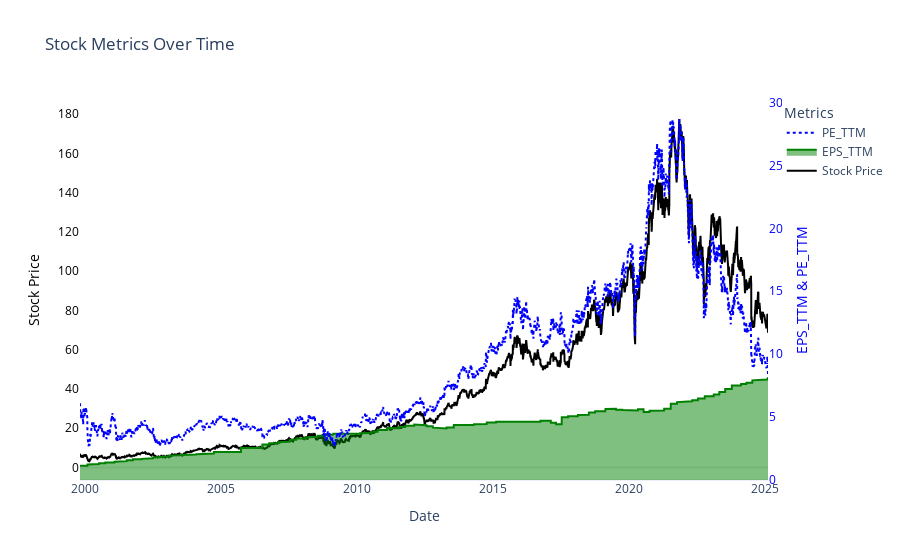

Notebook source saved alongside this figure:
### Code cell
import plotly.graph_objects as go


# Create the figure
fig = go.Figure()

# Add stock_price on primary y-axis (left)
fig.add_trace(go.Scatter(
    x=stock_consolidate_df.index,
    y=stock_consolidate_df["stock_price"],
    mode='lines',
    line=dict(color='black'),
    name='Stock Price',
    yaxis="y1"
))

# Add EPS_TTM on secondary y-axis (right)
fig.add_trace(go.Scatter(
    x=stock_consolidate_df.index,
    y=stock_consolidate_df["EPS_TTM"],
    mode='lines',
    fill='tonexty',  # Shadow effect
    line=dict(color='green'),
    name='EPS_TTM',
    yaxis="y2"
))

# Add PE_TTM on secondary y-axis (right)
fig.add_trace(go.Scatter(
    x=stock_consolidate_df.index,
    y=stock_consolidate_df["PE_TTM"],
    mode='lines',
    line=dict(color='blue', dash='dot'),
    name='PE_TTM',
    yaxis="y2"
))

# Update layout to remove grid and configure dual y-axes
fig.update_layout(
    title="Stock Metrics Over Time",
    xaxis=dict(title="Date", showgrid=False),
    yaxis=dict(
        title="Stock Price",
        showgrid=False,
        titlefont=dict(color="black"),
        tickfont=dict(color="black")
    ),
    yaxis2=dict(
        title="EPS_TTM & PE_TTM",
        overlaying="y",  # Overlay with y1
        side="right",
        showgrid=False,
        titlefont=dict(color="blue"),
        tickfont=dict(color="blue")
    ),
    legend_title="Metrics",
    template="plotly_white",
    plot_bgcolor='white'  # Background color
)

# Show the plot
fig.show()

### Figure 1 — Plotly figure (JSON) as saved in the notebook; plotly's stock layout.template omitted (floating-point values rounded to 4 significant figures; data arrays with more than 128 entries replaced by an {"elided": "..."} marker saying what was removed)
{"data": [{"line": {"color": "black"}, "mode": "lines", "name": "Stock Price", "type": "scatter", "x": {"elided": "6357 str values"}, "y": {"elided": "6357 float values"}, "yaxis": "y"}, {"fill": "tonexty", "line": {"color": "green"}, "mode": "lines", "name": "EPS_TTM", "type": "scatter", "x": {"elided": "6357 str values"}, "y": {"elided": "6357 float values"}, "yaxis": "y2"}, {"line": {"color": "blue", "dash": "dot"}, "mode": "lines", "name": "PE_TTM", "type": "scatter", "x": {"elided": "6357 str values"}, "y": {"elided": "6357 float values"}, "yaxis": "y2"}], "layout": {"legend": {"title": {"text": "Metrics"}}, "plot_bgcolor": "white", "title": {"text": "Stock Metrics Over Time"}, "xaxis": {"showgrid": false, "title": {"text": "Date"}}, "yaxis": {"showgrid": false, "tickfont": {"color": "black"}, "title": {"font": {"color": "black"}, "text": "Stock Price"}}, "yaxis2": {"overlaying": "y", "showgrid": false, "side": "right", "tickfont": {"color": "blue"}, "title": {"font": {"color": "blue"}, "text": "EPS_TTM & PE_TTM"}}}}
